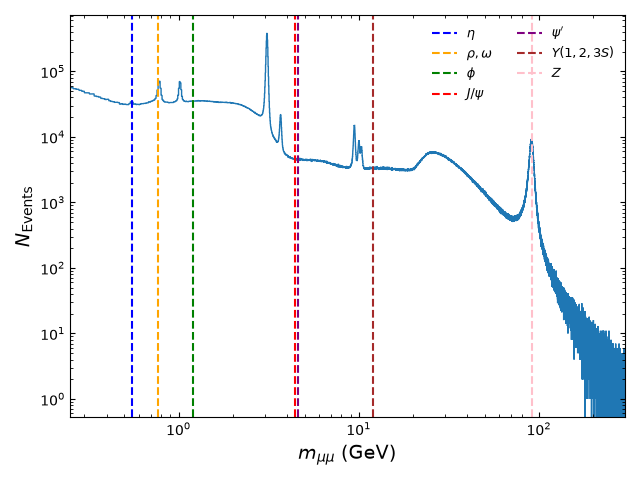

Write the Python code that produced this figure.
"""
Vectorized successor of ex01.py.

Changes:
- process events in chunks with step_size=16384
- vectorize dimuon selection and mass calculation within each chunk
- use Muon_phi for px/py calculation
- accumulate dimuon mass with np.histogram instead of storing every mass
"""
import time
import awkward as ak
import numpy as np
import tqdm
import uproot
import matplotlib.pyplot as plt


def compute_px_py_pz_energy(pt, eta, phi, mass):
    px = pt * np.cos(phi)
    py = pt * np.sin(phi)
    pz = pt * np.sinh(eta)

    momentum2 = px**2 + py**2 + pz**2
    energy = np.sqrt(momentum2 + mass**2)

    return px, py, pz, energy

def compute_mass(px, py, pz, energy):
    mass2 = energy**2 - (px**2 + py**2 + pz**2)
    mass = np.sqrt(ak.where(mass2 > 0.0, mass2, 0.0))
    return mass

path = "/store/hep/users/slowmoyang/NanoAODRun1Examples/Run2012BC_DoubleMuParked_Muons.root"
file = uproot.open(path)

tree = file["Events"]

max_events = tree.num_entries
step_size = 16384

mass_bins = 30_000
mass_range = (0.25, 300.0)
mass_bin_edges = np.linspace(mass_range[0], mass_range[1], mass_bins + 1)
dimuon_mass_hist = np.zeros(mass_bins, dtype=np.int64)

branches = [
    "nMuon",
    "Muon_charge",
    "Muon_pt",
    "Muon_eta",
    "Muon_phi",
    "Muon_mass",
]


analysis_start = time.time()

with tqdm.tqdm(total=max_events) as progress:
    for chunk in tree.iterate(
        branches,
        entry_stop=max_events,
        step_size=step_size,
        library="ak",
    ):
        progress.update(len(chunk["nMuon"]))

        # Select events with at least two muons
        has_two_muons = chunk["nMuon"] >= 2
        selected = chunk[has_two_muons]

        if len(selected["nMuon"]) == 0:
            # there is no events with at least two muons, move on to the next chunk
            continue

        muon_charge_0 = selected["Muon_charge"][:, 0]
        muon_charge_1 = selected["Muon_charge"][:, 1]
        muon_pt_0 = selected["Muon_pt"][:, 0]
        muon_pt_1 = selected["Muon_pt"][:, 1]

        # Select events with two muons of opposite charge and pT > 3 GeV
        event_mask = (
            (muon_charge_0 != muon_charge_1)
            & (muon_pt_0 > 3)
            & (muon_pt_1 > 3)
        )
        selected = selected[event_mask]

        if len(selected["nMuon"]) == 0:
            # there is no events with two muons of opposite charge and pT > 3 GeV, move on to the next chunk
            continue

        px_0, py_0, pz_0, energy_0 = compute_px_py_pz_energy(
            pt=selected["Muon_pt"][:, 0],
            eta=selected["Muon_eta"][:, 0],
            phi=selected["Muon_phi"][:, 0],
            mass=selected["Muon_mass"][:, 0],
        )

        px_1, py_1, pz_1, energy_1 = compute_px_py_pz_energy(
            pt=selected["Muon_pt"][:, 1],
            eta=selected["Muon_eta"][:, 1],
            phi=selected["Muon_phi"][:, 1],
            mass=selected["Muon_mass"][:, 1],
        )

        px = px_0 + px_1
        py = py_0 + py_1
        pz = pz_0 + pz_1
        energy = energy_0 + energy_1

        mass = compute_mass(px, py, pz, energy)
        mass_hist, _ = np.histogram(ak.to_numpy(mass), bins=mass_bin_edges)
        dimuon_mass_hist += mass_hist

analysis_elapsed_time = time.time() - analysis_start
print(f"Analysis time: {analysis_elapsed_time:.2f} seconds")

plotting_start = time.time()

fig, ax = plt.subplots()

ax.stairs(dimuon_mass_hist, mass_bin_edges, baseline=None)

# Log scales
ax.set_xscale("log")
ax.set_yscale("log")

ax.set_xlim(mass_range)

# Axis titles
ax.set_xlabel(r"$m_{\mu\mu}$ (GeV)", fontsize=14)
ax.set_ylabel(r"$N_{\mathrm{Events}}$", fontsize=14)

ax.tick_params(axis="both", which="both", direction="in", top=True, right=True)

# Resonance vertical lines with axvline labels, without loop

ax.axvline(0.55, color="blue", linestyle="--", label=r"$\eta$")
ax.axvline(0.77, color="orange", linestyle="--", label=r"$\rho,\omega$")
ax.axvline(1.2, color="green", linestyle="--", label=r"$\phi$")
ax.axvline(4.4, color="red", linestyle="--", label=r"$J/\psi$")
ax.axvline(4.6, color="purple", linestyle="--", label=r"$\psi'$")
ax.axvline(12.0, color="brown", linestyle="--", label=r"$Y(1,2,3S)$")
ax.axvline(91.0, color="pink", linestyle="--", label=r"$Z$")

ax.legend(
    loc="upper right",
    fontsize=9,
    frameon=False,
    ncol=2,
)

plt.tight_layout()
plt.savefig("./ex02.png")

plotting_elapsed_time = time.time() - plotting_start
print(f"Plotting time: {plotting_elapsed_time:.2f} seconds")
